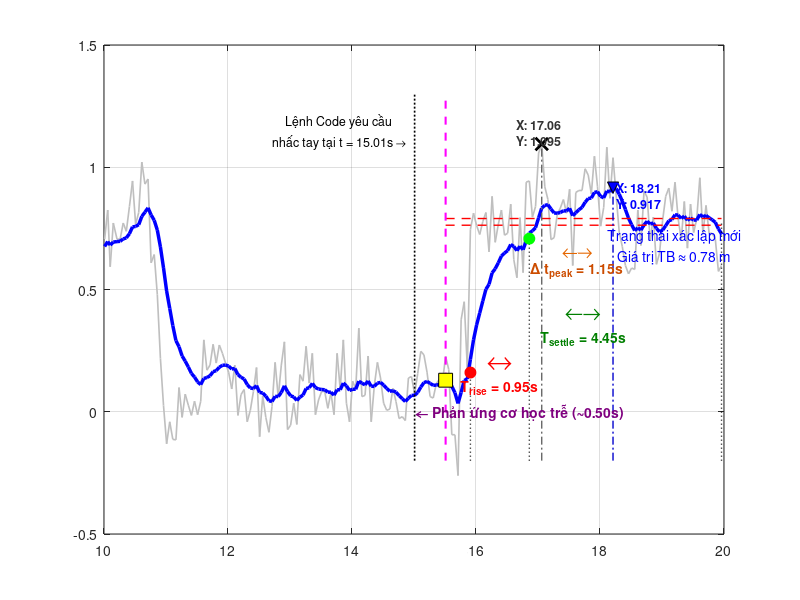

Source code (MATLAB): (Note: this script raises an error after producing the figure.)
clear; clc; close all;

%% 1. Khai báo ĐẦY ĐỦ dữ liệu từ Log mới của bạn
data = [
10.01,100460.48,0.706,0.676,0.00; 10.06,100459.07,0.825,0.696,0.00;
10.10,100461.83,0.593,0.682,0.00; 10.15,100459.68,0.772,0.694,0.00;
10.21,100460.48,0.706,0.696,0.00; 10.26,100460.48,0.706,0.697,0.00;
10.31,100459.69,0.772,0.707,0.00; 10.36,100460.09,0.738,0.711,0.00;
10.41,100458.91,0.839,0.728,0.00; 10.46,100457.65,0.944,0.756,0.00;
10.51,100459.75,0.767,0.758,0.00; 10.56,100459.18,0.815,0.765,0.00;
10.61,100456.72,1.021,0.799,0.00; 10.66,100456.51,0.931,0.816,0.00;
10.71,100457.55,0.952,0.834,0.00; 10.76,100461.64,0.609,0.805,0.00;
10.81,100461.02,0.643,0.783,0.00; 10.86,100463.17,0.479,0.743,0.00;
10.91,100466.30,0.218,0.674,0.00; 10.96,100468.60,0.025,0.588,0.00;
11.01,100470.46,-0.131,0.494,0.00; 11.06,100469.40,-0.041,0.423,0.00;
11.11,100470.26,-0.113,0.352,0.00; 11.16,100470.28,-0.115,0.291,0.00;
11.21,100467.72,0.099,0.266,0.00; 11.26,100469.16,-0.023,0.228,0.00;
11.31,100468.03,0.072,0.207,0.00; 11.36,100468.57,0.027,0.183,0.00;
11.41,100469.10,-0.015,0.157,0.00; 11.46,100468.39,0.043,0.142,0.00;
11.51,100469.05,-0.012,0.122,0.00; 11.56,100468.39,0.043,0.111,0.00;
11.61,100465.39,0.294,0.136,0.00; 11.66,100466.87,0.170,0.140,0.00;
11.71,100466.61,0.191,0.147,0.00; 11.76,100465.60,0.276,0.164,0.00;
11.81,100466.53,0.199,0.168,0.00; 11.86,100465.66,0.273,0.182,0.00;
11.91,100466.05,0.239,0.190,0.00; 11.96,100466.53,0.199,0.191,0.00;
12.01,100466.98,0.162,0.187,0.00; 12.06,100467.80,0.093,0.175,0.00;
12.11,100466.61,0.191,0.177,0.00; 12.16,100469.10,-0.015,0.152,0.00;
12.21,100468.08,0.070,0.141,0.00; 12.26,100467.82,0.091,0.134,0.00;
12.31,100469.39,-0.041,0.111,0.00; 12.36,100468.82,0.006,0.097,0.00;
12.41,100467.91,0.083,0.095,0.00; 12.46,100466.75,0.181,0.107,0.00;
12.51,100470.13,-0.102,0.079,0.00; 12.56,100468.14,0.064,0.077,0.00;
12.61,100469.16,-0.023,0.064,0.00; 12.66,100469.89,-0.084,0.045,0.00;
12.71,100468.65,0.022,0.042,0.00; 12.76,100466.50,0.202,0.063,0.00;
12.81,100472.44,0.059,0.062,0.00; 12.86,100466.61,0.191,0.079,0.00;
12.91,100465.49,0.286,0.106,0.00; 12.96,100468.32,-0.073,0.083,0.00;
13.01,100469.56,-0.055,0.065,0.00; 13.06,100468.49,0.035,0.061,0.00;
13.11,100469.50,-0.052,0.046,0.00; 13.16,100467.08,0.152,0.060,0.00;
13.21,100467.41,0.125,0.068,0.00; 13.26,100465.71,0.268,0.095,0.00;
13.31,100467.52,0.117,0.098,0.00; 13.36,100466.05,0.239,0.116,0.00;
13.41,100469.05,-0.012,0.099,0.00; 13.46,100468.32,0.048,0.093,0.00;
13.51,100467.92,0.083,0.091,0.00; 13.56,100467.92,0.083,0.090,0.00;
13.61,100468.71,0.014,0.080,0.00; 13.66,100467.97,0.078,0.080,0.00;
13.71,100469.05,-0.012,0.068,0.00; 13.76,100466.05,0.239,0.090,0.00;
13.81,100467.82,0.091,0.090,0.00; 13.86,100465.38,0.294,0.117,0.00;
13.91,100468.49,0.035,0.106,0.00; 13.96,100469.39,-0.041,0.087,0.00;
14.01,100467.41,0.125,0.092,0.00; 14.06,100467.80,0.093,0.092,0.00;
14.11,100464.83,0.342,0.125,0.00; 14.16,100468.15,0.062,0.117,0.00;
14.21,100468.10,0.067,0.110,0.00; 14.26,100466.17,0.228,0.126,0.00;
14.31,100469.39,-0.041,0.104,0.00; 14.36,100472.64,0.107,0.104,0.00;
14.41,100466.50,0.202,0.117,0.00; 14.46,100467.25,0.138,0.120,0.00;
14.51,100468.49,0.035,0.109,0.00; 14.56,100468.83,0.006,0.095,0.00;
14.61,100468.77,0.011,0.084,0.00; 14.66,100467.75,0.096,0.086,0.00;
14.71,100468.42,0.041,0.080,0.00; 14.76,100469.23,-0.028,0.066,0.00;
14.81,100466.78,-0.020,0.054,0.00; 14.86,100469.33,-0.036,0.042,0.00;
14.91,100467.25,0.138,0.055,0.00; 14.96,100468.10,0.144,0.067,0.00;
15.01,100468.03,0.072,0.067,1.00; 15.06,100467.02,0.157,0.079,1.00;
15.11,100470.02,0.247,0.101,1.00; 15.16,100466.11,0.233,0.119,1.00;
15.21,100466.97,0.162,0.124,1.00; 15.26,100468.15,0.062,0.116,1.00;
15.31,100468.21,0.056,0.108,1.00; 15.36,100467.53,0.115,0.109,1.00;
15.41,100467.30,0.133,0.112,1.00; 15.46,100467.42,0.125,0.114,1.00;
15.51,100466.22,0.226,0.129,1.00; 15.56,100466.85,0.173,0.134,1.00;
15.61,100470.02,-0.094,0.104,1.00; 15.66,100470.02,-0.094,0.078,1.00;
15.71,100472.03,-0.261,0.034,1.00; 15.76,100464.42,0.376,0.079,1.00;
15.81,100463.52,0.450,0.128,1.00; 15.86,100466.77,0.178,0.134,1.00;
15.91,100460.02,0.746,0.215,1.00; 15.96,100459.22,0.812,0.294,1.00;
16.01,100459.80,0.762,0.355,1.00; 16.06,100460.25,0.725,0.404,1.00;
16.11,100459.63,0.778,0.453,1.00; 16.16,100459.17,0.815,0.501,1.00;
16.21,100461.10,0.654,0.521,1.00; 16.26,100458.38,0.881,0.568,1.00;
16.31,100460.63,0.693,0.585,1.00; 16.36,100459.74,0.767,0.609,1.00;
16.41,100459.06,0.825,0.637,1.00; 16.46,100460.30,0.722,0.649,1.00;
16.51,100460.19,0.730,0.659,1.00; 16.56,100458.77,0.849,0.684,1.00;
16.61,100461.49,0.622,0.676,1.00; 16.66,100462.36,0.548,0.659,1.00;
16.71,100459.45,0.794,0.677,1.00; 16.76,100462.11,0.569,0.663,1.00;
16.81,100457.71,0.939,0.699,1.00; 16.86,100457.64,0.944,0.731,1.00;
16.91,100459.40,0.796,0.740,1.00; 16.96,100460.05,0.839,0.753,1.00;
17.01,100456.28,1.058,0.793,1.00; 17.06,100455.84,1.095,0.833,1.00;
17.11,100459.80,0.920,0.844,1.00; 17.16,100458.55,0.868,0.847,1.00;
17.21,100460.50,0.704,0.829,1.00; 17.26,100460.42,0.712,0.813,1.00;
17.31,100459.28,0.807,0.812,1.00; 17.36,100458.95,0.833,0.815,1.00;
17.41,100458.55,0.868,0.822,1.00; 17.46,100459.22,0.812,0.821,1.00;
17.51,100458.04,0.910,0.832,1.00; 17.56,100461.77,0.598,0.802,1.00;
17.61,100458.21,0.897,0.814,1.00; 17.66,100458.10,0.905,0.826,1.00;
17.71,100458.10,0.905,0.836,1.00; 17.76,100457.03,0.994,0.857,1.00;
17.81,100457.35,0.968,0.872,1.00; 17.86,100458.27,0.891,0.874,1.00;
17.91,100456.45,1.045,0.897,1.00; 17.96,100457.92,0.920,0.900,1.00;
18.01,100459.85,0.759,0.881,1.00; 18.06,100458.94,0.836,0.875,1.00;
18.11,100456.01,1.082,0.903,1.00; 18.16,100458.49,0.873,0.899,1.00;
18.21,100456.51,1.039,0.917,1.00; 18.26,100458.32,0.886,0.913,1.00;
18.31,100460.13,0.735,0.890,1.00; 18.36,100460.85,0.675,0.861,1.00;
18.41,100461.77,0.598,0.827,1.00; 18.46,100462.17,0.564,0.792,1.00;
18.51,100461.88,0.588,0.765,1.00; 18.56,100461.94,0.582,0.741,1.00;
18.61,100459.05,0.825,0.752,1.00; 18.66,100460.80,0.680,0.743,1.00;
18.71,100458.16,0.902,0.764,1.00; 18.76,100458.44,0.878,0.779,1.00;
18.81,100459.80,0.701,0.768,1.00; 18.86,100459.40,0.796,0.772,1.00;
18.91,100461.69,0.603,0.750,1.00; 18.96,100461.15,0.648,0.736,1.00;
19.01,100459.57,0.783,0.743,1.00; 19.06,100458.38,0.881,0.761,1.00;
19.11,100458.32,0.915,0.781,1.00; 19.16,100459.11,0.820,0.786,1.00;
19.21,100457.71,0.939,0.806,1.00; 19.26,100459.46,0.791,0.804,1.00;
19.31,100460.50,0.704,0.791,1.00; 19.36,100458.66,0.860,0.800,1.00;
19.41,100460.92,0.669,0.783,1.00; 19.46,100458.78,0.849,0.792,1.00;
19.51,100460.17,0.733,0.784,1.00; 19.56,100459.49,0.788,0.784,1.00;
19.61,100457.47,0.957,0.807,1.00; 19.66,100460.22,0.728,0.797,1.00;
19.71,100458.83,0.844,0.803,1.00; 19.76,100460.19,0.730,0.793,1.00;
19.81,100460.19,0.730,0.785,1.00; 19.86,100460.47,0.706,0.775,1.00;
19.91,100462.05,0.574,0.748,1.00; 19.96,100461.77,0.598,0.728,1.00
];

t = data(:,1);
raw = data(:,3);
kalman = data(:,4);

%% 2. TÍNH TOÁN THEO MỐC THỰC TẾ MỚI (t = 15.51s khi nhấc tay lên cao)
t_start_action = 15.51; 
idx_stable = (t >= 18.5 & t <= 19.9);
final_val = mean(kalman(idx_stable)); 
base_val = mean(kalman(t < t_start_action & t >= 13.0)); % Lấy nền ổn định trước khi nhấc
delta = final_val - base_val;

val_10 = base_val + 0.10 * delta;
val_90 = base_val + 0.90 * delta;

t10 = t(find(kalman >= val_10 & t >= t_start_action, 1, 'first'));
t90 = t(find(kalman >= val_90 & t >= t_start_action, 1, 'first'));
t_rise = t90 - t10;

settle_band_upper = final_val + 0.02 * abs(delta);
settle_band_lower = final_val - 0.02 * abs(delta);

idx_outside = find((kalman < settle_band_lower | kalman > settle_band_upper) & t >= t_start_action);
t_settle_time = t(idx_outside(end)); 
t_settle = t_settle_time - t_start_action; 

%% 3. ĐỈNH CỤC BỘ QUÁ ĐỘ (Giới hạn cửa sổ từ 15.51s -> 18.50s)
idx_transient_peak = (t >= t_start_action & t <= 18.50);
temp_t = t(idx_transient_peak);
temp_raw = raw(idx_transient_peak);
temp_kalman = kalman(idx_transient_peak);

% Tìm đỉnh cục bộ của tín hiệu Thô (Vùng quanh 18.06s - 18.11s)
[max_raw_val, idx_raw_p] = max(temp_raw);
t_peak_raw = temp_t(idx_raw_p); 

% Tìm đỉnh cục bộ của tín hiệu Lọc Kalman (Vùng quanh 18.21s)
[max_kal_val, idx_kal_p] = max(temp_kalman);
t_peak_kalman = temp_t(idx_kal_p); 
t_peak_delay = t_peak_kalman - t_peak_raw; 

% In kết quả kiểm tra ra Command Window
fprintf('--- KẾT QUẢ ĐÁNH GIÁ ĐÁP ỨNG ĐỘNG HỌC (NHẤC LÊN CAO) ---\n');
fprintf('Thời điểm đạt đỉnh Thô cục bộ: %.3f giây (Giá trị: %.3f)\n', t_peak_raw, max_raw_val);
fprintf('Thời điểm đạt đỉnh Lọc cục bộ: %.3f giây (Giá trị: %.3f)\n', t_peak_kalman, max_kal_val);
fprintf('=> ĐỘ TRỄ ĐỈNH THỰC TẾ: %.3f giây\n', t_peak_delay);
fprintf('------------------------------------------------------\n');

%% 4. VẼ ĐỒ THỊ VÀ CẤU HÌNH ĐƯỜNG NỀN
figure('Name', 'Danh Gia Dap Ung Kalman - Nhac Len Cao', 'NumberTitle', 'off', 'Position', [100, 100, 1050, 650]);
plot(t, raw, 'Color', [0.75 0.75 0.75], 'LineWidth', 1.2, 'DisplayName', 'Dữ liệu thô (Raw)');
hold on;
plot(t, kalman, 'b', 'LineWidth', 2.5, 'DisplayName', 'Dữ liệu sau lọc (Kalman)');

% Vẽ đường dóng biên ổn định 2%
plot([t_start_action max(t)], [settle_band_upper settle_band_upper], 'r--', 'LineWidth', 1, 'HandleVisibility', 'off');
plot([t_start_action max(t)], [settle_band_lower settle_band_lower], 'r--', 'LineWidth', 1, 'DisplayName', 'Băng thông ổn định \pm2%');

% Vẽ đường dóng thẳng đứng tại các điểm mốc
plot([15.01 15.01], [-0.2 1.3], 'k:', 'LineWidth', 1.2, 'HandleVisibility', 'off'); 
plot([t_start_action t_start_action], [-0.2 1.3], 'm--', 'LineWidth', 1.5, 'HandleVisibility', 'off'); 
plot([t10 t10], [-0.2 val_10], 'k:', 'LineWidth', 1, 'HandleVisibility', 'off');
plot([t90 t90], [-0.2 val_90], 'k:', 'LineWidth', 1, 'HandleVisibility', 'off');
plot([t_settle_time t_settle_time], [-0.2 final_val], 'k:', 'LineWidth', 1, 'HandleVisibility', 'off');

% Đường dóng thẳng đứng tại vị trí đỉnh cục bộ quá độ mới
plot([t_peak_raw t_peak_raw], [-0.2 max_raw_val], 'Color', [0.4 0.4 0.4], 'LineStyle', '-.', 'LineWidth', 1, 'HandleVisibility', 'off');
plot([t_peak_kalman t_peak_kalman], [-0.2 max_kal_val], 'Color', [0 0 0.8], 'LineStyle', '-.', 'LineWidth', 1, 'HandleVisibility', 'off');

% Đánh dấu điểm nút trên đồ thị
plot(t_start_action, kalman(find(t>=t_start_action,1)), 'ks', 'MarkerSize', 10, 'MarkerFaceColor', 'y', 'DisplayName', 'Mốc tay thực tế nhấc (15.51s)');
plot(t10, val_10, 'ro', 'MarkerSize', 8, 'MarkerFaceColor', 'r', 'DisplayName', 'Điểm đạt 10%');
plot(t90, val_90, 'go', 'MarkerSize', 8, 'MarkerFaceColor', 'g', 'DisplayName', 'Điểm đạt 90%');

% Đánh dấu 2 đỉnh cục bộ quá độ
plot(t_peak_raw, max_raw_val, 'kx', 'MarkerSize', 9, 'LineWidth', 2, 'DisplayName', 'Đỉnh cục bộ Thô');
plot(t_peak_kalman, max_kal_val, 'kv', 'MarkerSize', 8, 'MarkerFaceColor', 'b', 'DisplayName', 'Đỉnh cục bộ Kalman');

% Hiển thị Data Tips trực quan cho hai đỉnh quá độ
text(t_peak_raw - 0.4, max_raw_val + 0.05, sprintf('X: %.2f\nY: %.3f', t_peak_raw, max_raw_val), 'Color', [0.2 0.2 0.2], 'FontSize', 9, 'FontWeight', 'bold');
text(t_peak_kalman + 0.05, max_kal_val - 0.03, sprintf('X: %.2f\nY: %.3f', t_peak_kalman, max_kal_val), 'Color', 'b', 'FontSize', 9, 'FontWeight', 'bold');

%% 5. THÊM CÁC CHÚ THÍCH TRỰC QUAN (TEXT & ARROWS)
text(15.02, 0.0, '\leftarrow Phản ứng cơ học trễ (~0.50s)', 'FontSize', 10, 'Color', [0.5 0 0.5], 'FontWeight','bold');
text(13.8, 1.15, {'Lệnh Code yêu cầu'; 'nhấc tay tại t = 15.01s \rightarrow'}, 'FontSize', 9, 'Color', 'k', 'HorizontalAlignment', 'center');

text((t10+t90)/2, 0.2, '\leftrightarrow', 'FontSize', 18, 'Color', 'r', 'HorizontalAlignment', 'center');
text((t10+t90)/2, 0.1, ['T_{rise} = ' num2str(t_rise, '%.2f') 's'], 'FontSize', 10, 'Color', 'r', 'FontWeight', 'bold', 'HorizontalAlignment', 'center');

text((t_start_action+t_settle_time)/2, 0.4, '\leftarrow\rightarrow', 'FontSize', 16, 'Color', [0 0.5 0], 'HorizontalAlignment', 'center');
text((t_start_action+t_settle_time)/2, 0.3, ['T_{settle} = ' num2str(t_settle, '%.2f') 's'], 'FontSize', 10, 'Color', [0 0.5 0], 'FontWeight', 'bold', 'HorizontalAlignment', 'center');

% Chú thích độ trễ đỉnh Peak Delay quá độ
text((t_peak_raw + t_peak_kalman)/2, 0.65, '\leftarrow\rightarrow', 'FontSize', 14, 'Color', [0.9 0.4 0], 'HorizontalAlignment', 'center');
text((t_peak_raw + t_peak_kalman)/2, 0.58, ['\Delta t_{peak} = ' num2str(t_peak_delay, '%.2f') 's'], 'FontSize', 10, 'Color', [0.8 0.3 0], 'FontWeight', 'bold', 'HorizontalAlignment', 'center');

text(19.2, final_val - 0.1, {'Trạng thái xác lập mới'; ['Giá trị TB \approx ' num2str(final_val, '%.2f') ' m']}, 'FontSize', 10, 'Color', 'b', 'HorizontalAlignment', 'center');

%% 6. ĐỊNH DẠNG ĐỒ THỊ CHUẨN ĐỒ ÁN
grid on;
ax = gca; ax.GridLineStyle = ':'; ax.GridAlpha = 0.6;
title('Phân tích Đặc tính Động & Bộ lọc Kalman', 'FontSize', 13, 'FontWeight', 'bold');
xlabel('Thời gian t (giây)', 'FontSize', 11);
ylabel('Giá trị biên độ dịch chuyển (m)', 'FontSize', 11);
legend('Location', 'southeast', 'FontSize', 9);
xlim([13.0, 20.0]); 
ylim([-0.2, 1.3]);
